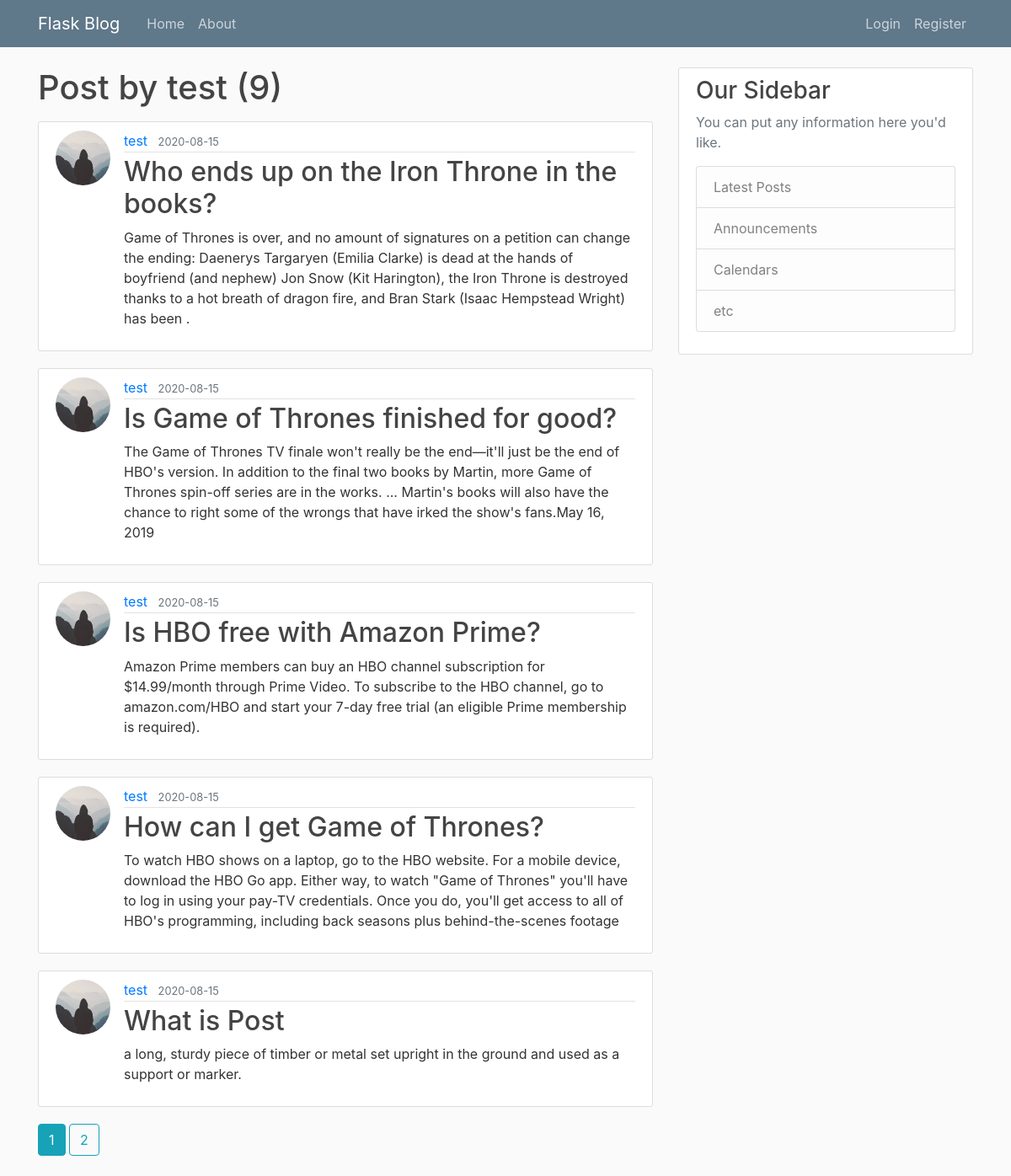
The app's page /user/test with its own data.
### flaskblog/models.py (models this page shows, shortened)
class User(db.Model, UserMixin):
    id = db.Column(db.Integer, primary_key=True)
    username = db.Column(db.String(20), unique=True, nullable=False)
    email = db.Column(db.String(120), unique=True, nullable=False)
    image_file = db.Column(db.String(20), nullable=False, default='default.jpg')
    password = db.Column(db.String(60), nullable=False)
    posts = db.relationship('Post', backref='author', lazy=True)

class Post(db.Model):
    id = db.Column(db.Integer, primary_key=True)
    title = db.Column(db.String(100), nullable=False)
    date_posted = db.Column(db.DateTime, nullable=False, default=datetime.utcnow)
    content = db.Column(db.Text, nullable=False)
    user_id = db.Column(db.Integer, db.ForeignKey('user.id'), nullable=False)

### flaskblog/routes.py (the view)
@app.route('/user/<string:username>')
def user_posts(username):
    page = request.args.get('page', 1, type=int)
    user = User.query.filter_by(username=username).first_or_404()
    posts = Post.query.filter_by(author=user) \
        .order_by(Post.date_posted.desc()) \
        .paginate(page=page, per_page=5)
    return render_template("user_posts.html", posts=posts, user=user)

### flaskblog/Templates/user_posts.html
{% extends "layout.html" %}
{% block content %}
    <h1 class="mb-3">Post by {{user.username}} ({{posts.total}})</h1>
    {% for post in posts.items %}
        <article class="media content-section">
          <img class="rounded-circle article-img" src="{{url_for('static', filename='profile_pics/' + post.author.image_file)}}">
          <div class="media-body">
            <div class="article-metadata">
              <a class="mr-2" href="{{url_for('user_posts', username=post.author.username)}}">{{ post.author.username }}</a>
              <small class="text-muted">{{ post.date_posted.strftime('%Y-%m-%d') }}</small>
            </div>
            <h2><a class="article-title" href="{{url_for('post', post_id=post.id)}}">{{ post.title }}</a></h2>
            <p class="article-content">{{ post.content }}</p>
          </div>
        </article>
    {% endfor %}
    {% for page_num in posts.iter_pages(left_edge=1, right_edge=1, left_current=1, right_current=2) %}
        {% if page_num %}
            {% if posts.page == page_num %}
                <a class="btn btn-info mb-4" href="{{url_for('user_posts', username=user.username, page=page_num)}}">{{page_num}}</a>
            {% else %}
                <a class="btn btn-outline-info mb-4" href="{{url_for('user_posts', username=user.username, page=page_num)}}">{{page_num}}</a>
            {% endif %}
        {% else %}
            ...
        {% endif %}
    {% endfor %}
{% endblock content %}

### flaskblog/static/main.css (style rules this page uses)
body { background: #fafafa; color: #333333; margin-top: 5rem; }
h1, h2, h3, h4, h5, h6 { color: #444444; }
.content-section { background: #ffffff; padding: 10px 20px; border: 1px solid #dddddd; border-radius: 3px; margin-bottom: 20px; }
.article-title { color: #444444; }
.article-content { white-space: pre-line; }
.article-img { height: 65px; width: 65px; margin-right: 16px; }
.article-metadata { padding-bottom: 1px; margin-bottom: 4px; border-bottom: 1px solid #e3e3e3 }

### records on screen
User: username "test"
Post: image_file (placeholder picture), author.username "test", date_posted "2020-08-15", title "Who ends up on the Iron Throne in the books?", content "Game of Thrones is over, and no amount of signatures on a petition can change the ending: Daenerys Targaryen (Emilia Clarke) is dead at the hands of boyfriend (and nephew) Jon Snow (Kit Harington), the Iron Throne is destroyed thanks to a hot breath of dragon fire, and Bran Stark (Isaac Hempstead Wright) has been ."
Post: image_file (placeholder picture), author.username "test", date_posted "2020-08-15", title "Is Game of Thrones finished for good?", content "The Game of Thrones TV finale won't really be the end—it'll just be the end of HBO's version. In addition to the final two books by Martin, more Game of Thrones spin-off series are in the works. ... Martin's books will also have the chance to right some of the wrongs that have irked the show's fans.May 16, 2019"
Post: image_file (placeholder picture), author.username "test", date_posted "2020-08-15", title "Is HBO free with Amazon Prime?", content "Amazon Prime members can buy an HBO channel subscription for $14.99/month through Prime Video. To subscribe to the HBO channel, go to amazon.com/HBO and start your 7-day free trial (an eligible Prime membership is required)."
Post: image_file (placeholder picture), author.username "test", date_posted "2020-08-15", title "How can I get Game of Thrones?", content "To watch HBO shows on a laptop, go to the HBO website. For a mobile device, download the HBO Go app. Either way, to watch \"Game of Thrones\" you'll have to log in using your pay-TV credentials. Once you do, you'll get access to all of HBO's programming, including back seasons plus behind-the-scenes footage"
Post: image_file (placeholder picture), author.username "test", date_posted "2020-08-15", title "What is Post", content "a long, sturdy piece of timber or metal set upright in the ground and used as a support or marker."

### other values on screen
{{ posts.total }} "9"
{{ page_num }} "1"
{{ page_num }} "2"
